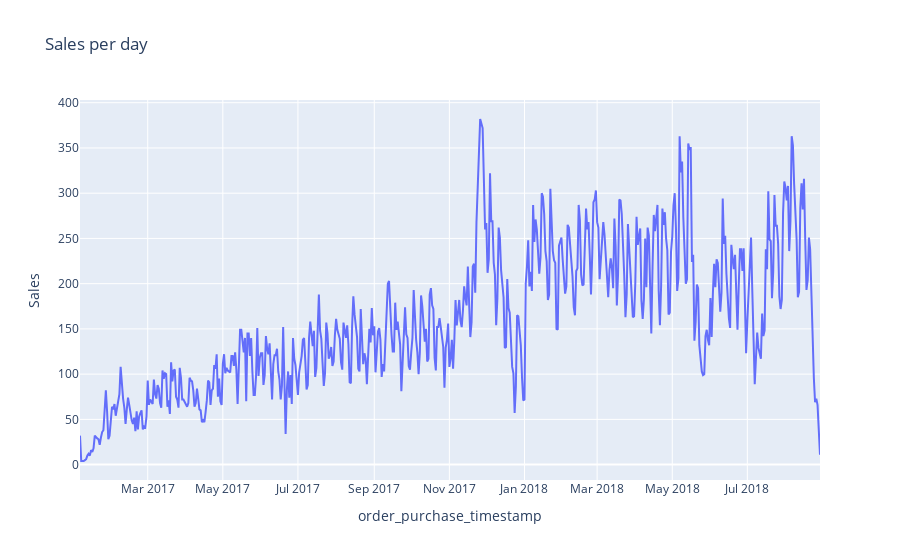

Write notebook code for a chart like this one.
### Code cell
import plotly.express as px


fig = px.line(filtered_sales, x="order_purchase_timestamp", y="Sales" ,title='Sales per day')
fig.show()

### Figure 1 — Plotly figure (JSON) as saved in the notebook; plotly's stock layout.template omitted (floating-point values rounded to 4 significant figures; data arrays with more than 128 entries replaced by an {"elided": "..."} marker saying what was removed)
{"data": [{"hovertemplate": "order_purchase_timestamp=%{x}<br>Sales=%{y}<extra></extra>", "legendgroup": "", "line": {"color": "#636efa", "dash": "solid"}, "marker": {"symbol": "circle"}, "mode": "lines", "name": "", "orientation": "v", "showlegend": false, "type": "scatter", "x": {"elided": "599 str values"}, "xaxis": "x", "y": {"elided": "599 int values"}, "yaxis": "y"}], "layout": {"legend": {"tracegroupgap": 0}, "title": {"text": "Sales per day"}, "xaxis": {"anchor": "y", "domain": [0, 1], "title": {"text": "order_purchase_timestamp"}}, "yaxis": {"anchor": "x", "domain": [0, 1], "title": {"text": "Sales"}}}}
